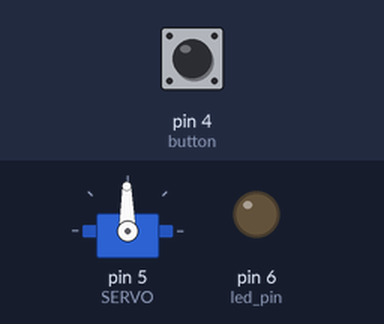
Bench run of a sketch on a simulated Arduino Uno, built with avr-gcc and run on an emulated ATmega328P. Shown: servo, output pins drawn as LEDs (lit = HIGH). The test bench sets the inputs (shaded band); at power-on: pin 4 (button) LOW. What the sketch prints to the serial monitor is not drawn.

Above: at 1.25 s.
1.3 s: pin 4 (button) pulled HIGH for 3.2 s
At 2.6 s:
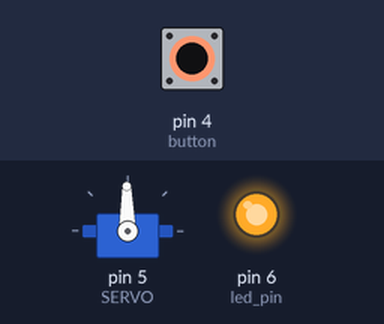
10.2 s: pin 4 (button) pulled HIGH for 1 s
At 11.27 s:
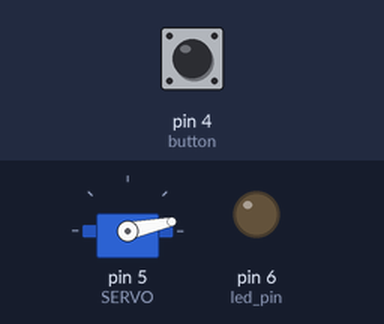
14.2 s: pin 4 (button) pulled HIGH for 1 s
At 15.64 s:
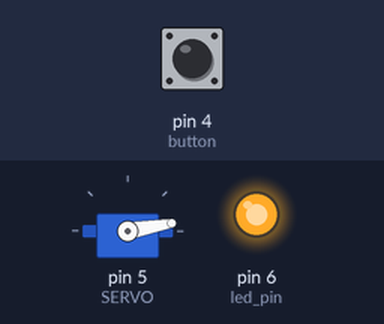
18.2 s: pin 4 (button) pulled HIGH for 3.2 s
Timing chart, 0 to 43.0 s (numbered marks = the images above; inputs shaded):
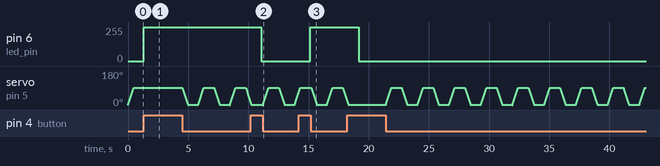

The sketch:

pwm.ino
```cpp
#include <Servo.h>
int led_pin = 6;
int button = 4;
#define SERVO 5 // Porta Digital 6 PWM
int pos; // Posição Servo
Servo s; // Variável Servo
void setup() {
  s.attach(SERVO);
  s.write(0); // Inicia motor posição zero
  pinMode(led_pin, OUTPUT);
  pinMode(button, INPUT);
   Serial.begin(9600);
}

void loop() {
  int buttonState = 0;
  buttonState = digitalRead(button);
  Serial.println(buttonState);
  machineLEds(buttonState);
  //machineServoMotor();
}
enum
{
  State_readButton=0,
  State_Rising,
  State_Fading,
};
void machineLEds(int button)
{
  static int state = 0;
  static int32_t counter=0;
  static int direction = 0;

  switch(state)
  {
    case State_readButton:
      if(button == 0)
      {
        direction ^=1;
        if(direction == 1)
        {
          state = State_Rising;
          counter = 1;
          pos =0;
        }
        else
        {
          state = State_Fading;
          counter = 255;
          pos =90;
        }
      }

      break;
    case State_Rising:
      if(counter >=254)
      {
        state = State_readButton;
      }
      counter++;
      s.write(pos);
      if(pos <=90)
        pos++;
      analogWrite(led_pin, counter);
      delay(5);
      break;
    case State_Fading:

      if(counter ==1)
      {
        state = State_readButton;
      }
      s.write(pos);
      if(pos > 1)
        pos--;
      counter--;
      analogWrite(led_pin, counter);
      delay(5);
      break;
    default:
      break;
  }


}
```

Measured:
- after the input at 1.3 s, pin 6 (led_pin): 0/255 → 255/255 at once
- after the input at 10.2 s, pin 6 (led_pin): 255/255 → 0/255 after 0.89 s
- after the input at 14.2 s, pin 6 (led_pin): 0/255 → 255/255 after 0.95 s
